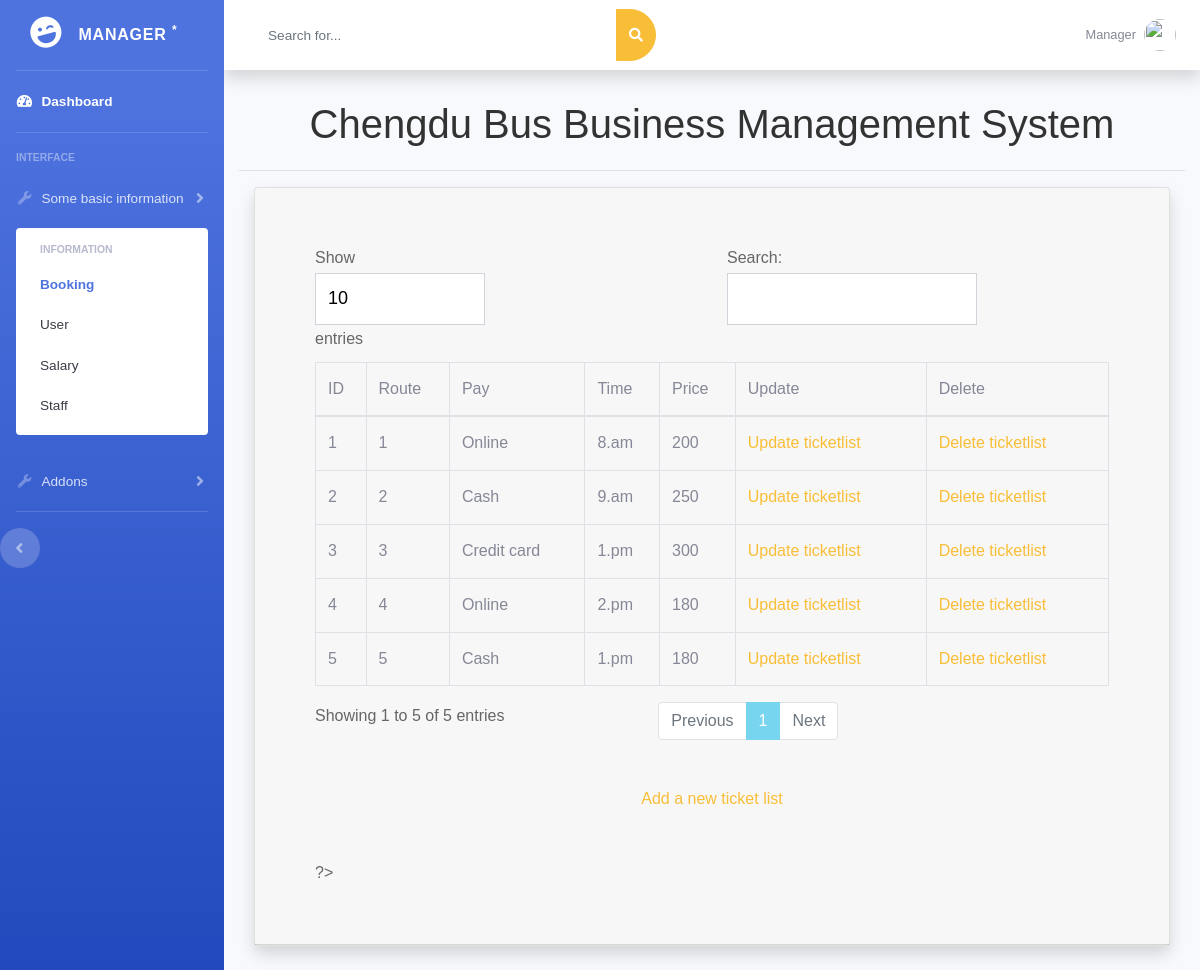
The page /Ticket_list.php on the database its author committed.
### tables this page shows
CREATE TABLE `Ticket_list` (
  `ticket_id` int(11) NOT NULL,
  `route_id` int(11) NOT NULL,
  `time` varchar(30) NOT NULL,
  `pay` varchar(30) NOT NULL,
  `price` varchar(30) NOT NULL
);

### Ticket_list.php (the view, shortened to what this page needs)
<?php
require('db.php');
$query  = "SELECT Ticket_list.ticket_id, Ticket_list.route_id, Ticket_list.pay, Ticket_list.time, Ticket_list.price ";
$query .= "FROM Ticket_list ";
$query .= "JOIN Bus_route ";
$query .= "ON Ticket_list.route_id = Bus_route.route_id ";
$result = mysqli_query($connection, $query);
?>
<!DOCTYPE html>
<html lang="en">
<head>
  <link href="vendor/fontawesome-free/css/all.min.css" rel="stylesheet" type="text/css">
  <link href="css/sb-admin-2.min.css" rel="stylesheet">
</head>
<body id="page-top">
  <div id="wrapper">
    <ul class="navbar-nav bg-gradient-primary sidebar sidebar-dark accordion" id="accordionSidebar">
       <a class="sidebar-brand d-flex align-items-center justify-content-center" href="index.php">
        <div class="sidebar-brand-icon rotate-n-15">
          <i class="fas fa-laugh-wink"></i>
        </div>
        <div class="sidebar-brand-text mx-3">Manager <sup>*</sup></div>
        </a>
      <hr class="sidebar-divider my-0">
      <li class="nav-item active">
        <a class="nav-link" href="index.php">
          <i class="fas fa-fw fa-tachometer-alt"></i>
          <span>Dashboard</span></a>
      </li>
      <hr class="sidebar-divider">
      <div class="sidebar-heading">
        Interface
      </div>
      <li class="nav-item">
        <a class="nav-link collapsed" href="#" data-toggle="collapse" data-target="#collapseUtilities" aria-expanded="true" aria-controls="collapseUtilities">
          <i class="fas fa-fw fa-wrench"></i>
          <span>Some basic information</span>
        </a>
        <div id="collapseUtilities" class="collapse show" aria-labelledby="headingUtilities" data-parent="#accordionSidebar">
          <div class="bg-white py-2 collapse-inner rounded">
            <h6 class="collapse-header">Information</h6>
            <a class="collapse-item active" href="utilities-color.php">Booking</a>
            <a class="collapse-item" href="utilities-border.php">User</a>
            <a class="collapse-item" href="utilities-animation.php">Salary</a>
            <a class="collapse-item" href="utilities-other.php">Staff</a>
          </div>
        </div>
      </li>
         <li class="nav-item">
        <a class="nav-link collapsed" href="#" data-toggle="collapse" data-target="#collapseUtilities" aria-expanded="true" aria-controls="collapseUtilities">
          <i class="fas fa-fw fa-wrench"></i>
          <span>Addons</span>
        </a>
      <hr class="sidebar-divider d-none d-md-block">
      <div class="text-center d-none d-md-inline">
        <button class="rounded-circle border-0" id="sidebarToggle"></button>
      </div>
    </ul>
    <div id="content-wrapper" class="d-flex flex-column">
      <div id="content">
        <nav class="navbar navbar-expand navbar-light bg-white topbar mb-4 static-top shadow">
          <form class="d-none d-sm-inline-block form-inline mr-auto ml-md-3 my-2 my-md-0 mw-100 navbar-search">
            <div class="input-group">
              <input type="text" class="form-control bg-light border-0 small" placeholder="Search for..." aria-label="Search" aria-describedby="basic-addon2">
              <div class="input-group-append">
                <button class="btn btn-primary" type="button">
                  <i class="fas fa-search fa-sm"></i>
                </button>
              </div>
            </div>
          </form>
          <ul class="navbar-nav ml-auto">
            <li class="nav-item dropdown no-arrow">
              <a class="nav-link dropdown-toggle" href="#" id="userDropdown" role="button" data-toggle="dropdown" aria-haspopup="true" aria-expanded="false">
                <span class="mr-2 d-none d-lg-inline text-gray-600 small">Manager</span>
                <img class="img-profile rounded-circle" src="https://source.unsplash.com/QAB-WJcbgJk/60x60">
              </a>
            </li>
          </ul>
        </nav>
        <div class="container-fluid">
<html>
    <head>
        <link type="text/css" rel="stylesheet" href="style.css">
    </head>
    <body bgcolor=" LightCyan">
        <h1 style="text-align:center">Chengdu Bus Business Management System</h1>
        <hr/>
        <div class="container-fluid">
          <div class="card shadow mb-4">
            <div class="card-header py-3">
            <div class="card-body">
              <div class="table-responsive">
               <div class="card-body">
              <div class="table-responsive">
                <table class="table table-bordered" id="dataTable" width="100%" cellspacing="0">
				   <thead>
                      <td>ID</td>
                      <td>Route</td>
                      <td>Pay</td>
						<td>Time</td>
						<td>Price</td>
                       <td>Update</td>
                <td>Delete</td>
                  </thead>
<?php
while ($row = mysqli_fetch_array($result)) {
    echo "<tr>";
	echo "<td>" . $row["ticket_id"] . "</td>";
    echo "<td>" . $row["route_id"] . "</td>";
	echo "<td>" . $row["pay"] . "</td>";
    echo "<td>" . $row["time"] . "</td>";
	echo "<td>" . $row["price"] . "</td>";
echo "<td><a href='updateticketlist.php?id=" . $row["ticket_id"] . "'>Update ticketlist</a></td>";
echo "<td><a href='deleteticketlist.php?id=" . $row["ticket_id"] . "'>Delete ticketlist</a></td>";
    echo "</tr>";
}
?>
       </table>
      <br/>
         <a href ="addticketlist.php"><p align="center">Add a new ticket list</p></a>
<br/>
?>

### rows shown on the page
ticket_list: ticket_id "1", route "1", pay "Online", time "8.am", price "200"
ticket_list: ticket_id "2", route "2", pay "Cash", time "9.am", price "250"
ticket_list: ticket_id "3", route "3", pay "Credit card", time "1.pm", price "300"
ticket_list: ticket_id "4", route "4", pay "Online", time "2.pm", price "180"
ticket_list: ticket_id "5", route "5", pay "Cash", time "1.pm", price "180"
